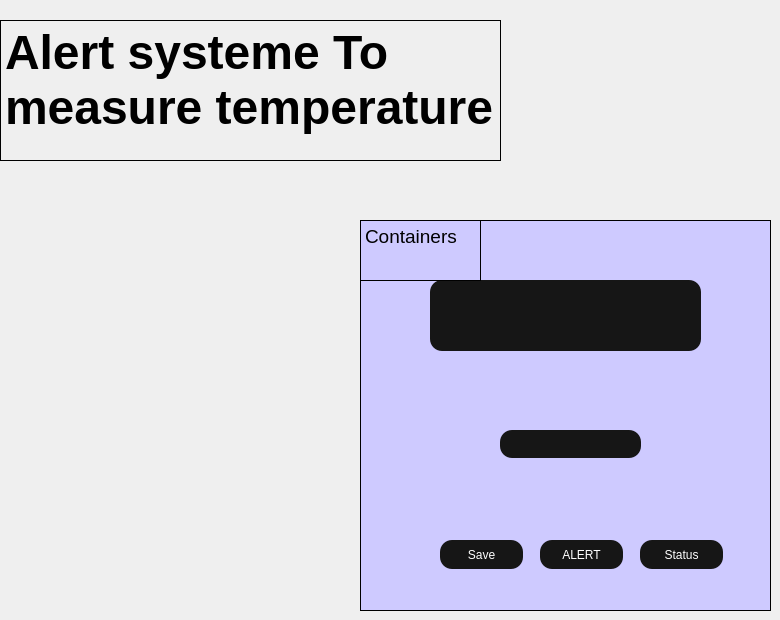
        <widget class="QWidget" name="arduino">
         <widget class="QFrame" name="frame_23">
          <property name="geometry">
           <rect>
            <x>360</x>
            <y>220</y>
            <width>411</width>
            <height>391</height>
           </rect>
          </property>
          <property name="styleSheet">
           <string notr="true">background-color: rgb(206, 202, 255);
border-color: rgb(0, 0, 0);</string>
          </property>
          <property name="frameShape">
           <enum>QFrame::Shape::Box</enum>
          </property>
          <property name="frameShadow">
           <enum>QFrame::Shadow::Plain</enum>
          </property>
          <widget class="QPushButton" name="pushButton_24">
           <property name="geometry">
            <rect>
             <x>180</x>
             <y>470</y>
             <width>83</width>
             <height>29</height>
            </rect>
           </property>
           <property name="styleSheet">
            <string notr="true">background-color: rgb(255, 255, 255);

color:white;
border-radius:8px;</string>
           </property>
           <property name="text">
            <string>Save</string>
           </property>
          </widget>
          <widget class="QLabel" name="label_temperature">
           <property name="geometry">
            <rect>
             <x>70</x>
             <y>60</y>
             <width>271</width>
             <height>71</height>
            </rect>
           </property>
           <property name="styleSheet">
            <string notr="true">background-color: rgb(22, 22, 22);
color:white;

border-radius:12px;
font: 900 9pt &quot;Segoe UI Black&quot;;</string>
           </property>
           <property name="text">
            <string/>
           </property>
          </widget>
          <widget class="QPushButton" name="pushButton_buzzer">
           <property name="geometry">
            <rect>
             <x>180</x>
             <y>320</y>
             <width>83</width>
             <height>29</height>
            </rect>
           </property>
           <property name="styleSheet">
            <string notr="true">background-color: rgb(22, 22, 22);
color:white;

border-radius:12px;
font: 900 9pt &quot;Segoe UI Black&quot;;</string>
           </property>
           <property name="text">
            <string>ALERT</string>
           </property>
          </widget>
          <widget class="QTextEdit" name="textEdit_47">
           <property name="geometry">
            <rect>
             <x>0</x>
             <y>0</y>
             <width>121</width>
             <height>61</height>
            </rect>
           </property>
           <property name="styleSheet">
            <string notr="true">color: rgb(0, 0, 0);
background-color: qlineargradient(spread:pad, x1:0, y1:0, x2:1, y2:1, stop:0 rgba(0, 0, 0, 0), stop:1 rgba(0, 0, 0, 0));</string>
           </property>
           <property name="readOnly">
            <bool>true</bool>
           </property>
           <property name="html">
            <string>&lt;!DOCTYPE HTML PUBLIC &quot;-//W3C//DTD HTML 4.0//EN&quot; &quot;http://www.w3.org/TR/REC-html40/strict.dtd&quot;&gt;
&lt;html&gt;&lt;head&gt;&lt;meta name=&quot;qrichtext&quot; content=&quot;1&quot; /&gt;&lt;meta charset=&quot;utf-8&quot; /&gt;&lt;style type=&quot;text/css&quot;&gt;
p, li { white-space: pre-wrap; }
hr { height: 1px; border-width: 0; }
li.unchecked::marker { content: &quot;\2610&quot;; }
li.checked::marker { content: &quot;\2612&quot;; }
&lt;/style&gt;&lt;/head&gt;&lt;body style=&quot; font-family:'Segoe UI'; font-size:9pt; font-weight:400; font-style:normal;&quot;&gt;
&lt;p style=&quot; margin-top:0px; margin-bottom:0px; margin-left:0px; margin-right:0px; -qt-block-indent:0; text-indent:0px;&quot;&gt;&lt;span style=&quot; font-size:14pt;&quot;&gt;Containers&lt;/span&gt;&lt;/p&gt;
&lt;p style=&quot;-qt-paragraph-type:empty; margin-top:0px; margin-bottom:0px; margin-left:0px; margin-right:0px; -qt-block-indent:0; text-indent:0px; font-size:14pt;&quot;&gt;&lt;br /&gt;&lt;/p&gt;&lt;/body&gt;&lt;/html&gt;</string>
           </property>
          </widget>
          <widget class="QLineEdit" name="id99">
           <property name="geometry">
            <rect>
             <x>140</x>
             <y>210</y>
             <width>141</width>
             <height>28</height>
            </rect>
           </property>
           <property name="styleSheet">
            <string notr="true">background-color: rgb(22, 22, 22);
color:white;

border-radius:12px;
font: 900 9pt &quot;Segoe UI Black&quot;;</string>
           </property>
          </widget>
          <widget class="QPushButton" name="pushButton_tem">
           <property name="geometry">
            <rect>
             <x>80</x>
             <y>320</y>
             <width>83</width>
             <height>29</height>
            </rect>
           </property>
           <property name="styleSheet">
            <string notr="true">background-color: rgb(22, 22, 22);
color:white;

border-radius:12px;
font: 900 9pt &quot;Segoe UI Black&quot;;</string>
           </property>
           <property name="text">
            <string>Save</string>
           </property>
          </widget>
          <widget class="QPushButton" name="pushButton_status">
           <property name="geometry">
            <rect>
             <x>280</x>
             <y>320</y>
             <width>83</width>
             <height>29</height>
            </rect>
           </property>
           <property name="styleSheet">
            <string notr="true">background-color: rgb(22, 22, 22);
color:white;

border-radius:12px;
font: 900 9pt &quot;Segoe UI Black&quot;;</string>
           </property>
           <property name="text">
            <string>Status</string>
           </property>
          </widget>
         </widget>
         <widget class="QTextEdit" name="textEdit_25">
          <property name="geometry">
           <rect>
            <x>0</x>
            <y>20</y>
            <width>501</width>
            <height>141</height>
           </rect>
          </property>
          <property name="styleSheet">
           <string notr="true">color: rgb(0, 0, 0);
background-color: qlineargradient(spread:pad, x1:0, y1:0, x2:1, y2:1, stop:0 rgba(0, 0, 0, 0), stop:1 rgba(0, 0, 0, 0));</string>
          </property>
          <property name="readOnly">
           <bool>true</bool>
          </property>
          <property name="html">
           <string>&lt;!DOCTYPE HTML PUBLIC &quot;-//W3C//DTD HTML 4.0//EN&quot; &quot;http://www.w3.org/TR/REC-html40/strict.dtd&quot;&gt;
&lt;html&gt;&lt;head&gt;&lt;meta name=&quot;qrichtext&quot; content=&quot;1&quot; /&gt;&lt;meta charset=&quot;utf-8&quot; /&gt;&lt;style type=&quot;text/css&quot;&gt;
p, li { white-space: pre-wrap; }
hr { height: 1px; border-width: 0; }
li.unchecked::marker { content: &quot;\2610&quot;; }
li.checked::marker { content: &quot;\2612&quot;; }
&lt;/style&gt;&lt;/head&gt;&lt;body style=&quot; font-family:'Segoe UI'; font-size:9pt; font-weight:400; font-style:normal;&quot;&gt;
&lt;p style=&quot; margin-top:0px; margin-bottom:0px; margin-left:0px; margin-right:0px; -qt-block-indent:0; text-indent:0px;&quot;&gt;&lt;span style=&quot; font-size:36pt; font-weight:700;&quot;&gt;Alert systeme To measure temperature &lt;/span&gt;&lt;/p&gt;&lt;/body&gt;&lt;/html&gt;</string>
          </property>
         </widget>
        </widget>
